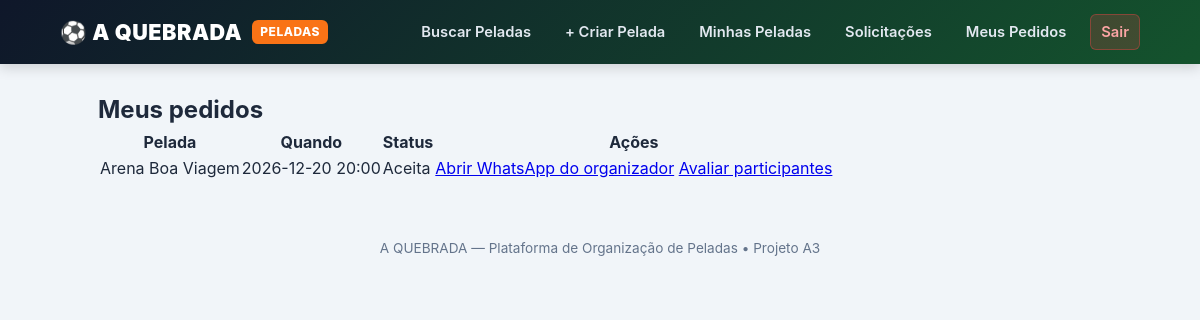
Before: /meus-pedidos (signed in) with the older database file.
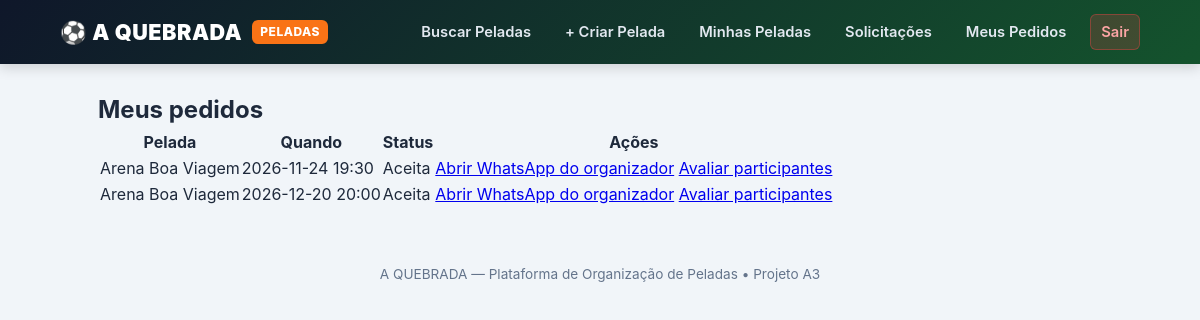
After: the same page with the newer database file.
### tables this page shows
CREATE TABLE SOLICITACAO (
    id_solicitacao INTEGER PRIMARY KEY AUTOINCREMENT,
    id_pelada INTEGER NOT NULL,
    id_usuario INTEGER NOT NULL,
    mensagem TEXT CHECK(mensagem IS NULL OR length(mensagem) <= 500),
    status TEXT DEFAULT 'Pendente' CHECK(status IN ('Pendente', 'Aceita', 'Recusada', 'Cancelada')),
    data_solicitacao DATETIME DEFAULT CURRENT_TIMESTAMP,
    data_resposta DATETIME,
    UNIQUE(id_pelada, id_usuario),
    FOREIGN KEY (id_pelada) REFERENCES PELADA(id_pelada) ON DELETE CASCADE,
    FOREIGN KEY (id_usuario) REFERENCES USUARIO(id_usuario) ON DELETE CASCADE
);

CREATE TABLE LOCAL (
    id_local INTEGER PRIMARY KEY AUTOINCREMENT,
    nome TEXT NOT NULL CHECK(length(trim(nome)) > 0),
    endereco TEXT NOT NULL,
    bairro TEXT,
    cidade TEXT,
    tipo TEXT CHECK(tipo IN ('Futsal', 'Society', 'Campo', 'Areia'))
);

CREATE TABLE PELADA (
    id_pelada INTEGER PRIMARY KEY AUTOINCREMENT,
    id_organizador INTEGER NOT NULL,
    id_local INTEGER NOT NULL,
    data_hora TEXT NOT NULL,
    vagas_totais INTEGER NOT NULL CHECK(vagas_totais > 0),
    valor_por_pessoa REAL NOT NULL CHECK(valor_por_pessoa >= 0),
    nivel TEXT DEFAULT 'Casual',
    descricao TEXT,
    status TEXT DEFAULT 'Aberta' CHECK(status IN ('Aberta', 'Lotada', 'Finalizada', 'Cancelada')),
    FOREIGN KEY (id_organizador) REFERENCES USUARIO(id_usuario) ON DELETE CASCADE,
    FOREIGN KEY (id_local) REFERENCES LOCAL(id_local) ON DELETE RESTRICT
);

### app.py (the view)
@app.route('/meus-pedidos')
@login_required
def meus_pedidos():
    conn = get_db()
    pedidos = conn.execute('''
        SELECT s.*, p.data_hora, p.id_organizador, l.nome AS local_nome,
               u.nome AS organizador_nome, u.telefone_whatsapp AS organizador_whatsapp
        FROM SOLICITACAO s
        JOIN PELADA p ON s.id_pelada = p.id_pelada
        JOIN LOCAL l ON p.id_local = l.id_local
        JOIN USUARIO u ON p.id_organizador = u.id_usuario
        WHERE s.id_usuario = ?
        ORDER BY s.data_solicitacao DESC
    ''', (session['user_id'],)).fetchall()
    conn.close()
    return render_template('meus_pedidos.html', pedidos=pedidos)

### app.py (called while the page is built)
def get_db():
    conn = sqlite3.connect(DB_PATH)
    conn.row_factory = sqlite3.Row
    conn.execute('PRAGMA foreign_keys = ON')
    return conn

def login_required(f):
    @wraps(f)
    def decorated(*args, **kwargs):
        if 'user_id' not in session:
            return redirect(url_for('login'))
        return f(*args, **kwargs)
    return decorated

@app.after_request
def add_no_cache_headers(response):
    response.headers['Cache-Control'] = 'no-store, no-cache, must-revalidate, max-age=0'
    response.headers['Pragma'] = 'no-cache'
    response.headers['Expires'] = '0'
    return response

### templates/meus_pedidos.html
{% extends 'base.html' %}
{% block content %}
<h2>Meus pedidos</h2>
<table>
    <thead>
        <tr>
            <th>Pelada</th>
            <th>Quando</th>
            <th>Status</th>
            <th>Ações</th>
        </tr>
    </thead>
    <tbody>
        {% for p in pedidos %}
        <tr data-cy="pedido">
            <td>{{ p['local_nome'] }}</td>
            <td>{{ p['data_hora'] }}</td>
            <td data-cy="pedido-status">{{ p['status'] }}</td>
            <td>
                {% if p['status'] == 'Pendente' %}
                    <form method="POST" action="{{ url_for('cancelar_solicitacao', id_solicitacao=p['id_solicitacao']) }}" style="display:inline;">
                        <button type="submit" class="secondary" data-cy="cancelar-solicitacao">Cancelar solicitação</button>
                    </form>
                {% elif p['status'] == 'Aceita' %}
                    <a href="https://wa.me/{{ p['organizador_whatsapp'] }}" target="_blank" role="button" data-cy="abrir-whatsapp">Abrir WhatsApp do organizador</a>
                    <a href="{{ url_for('avaliar_participante', id_pelada=p['id_pelada']) }}" role="button" class="secondary" data-cy="avaliar">Avaliar participantes</a>
                {% else %}
                    —
                {% endif %}
            </td>
        </tr>
        {% else %}
        <tr><td colspan="4">Você ainda não solicitou vaga em nenhuma pelada.</td></tr>
        {% endfor %}
    </tbody>
</table>
{% endblock %}

Changed rows visible on the page:
added SOLICITACAO: local_nome "Arena Boa Viagem", data_hora "2026-11-24 19:30", status "Aceita"
